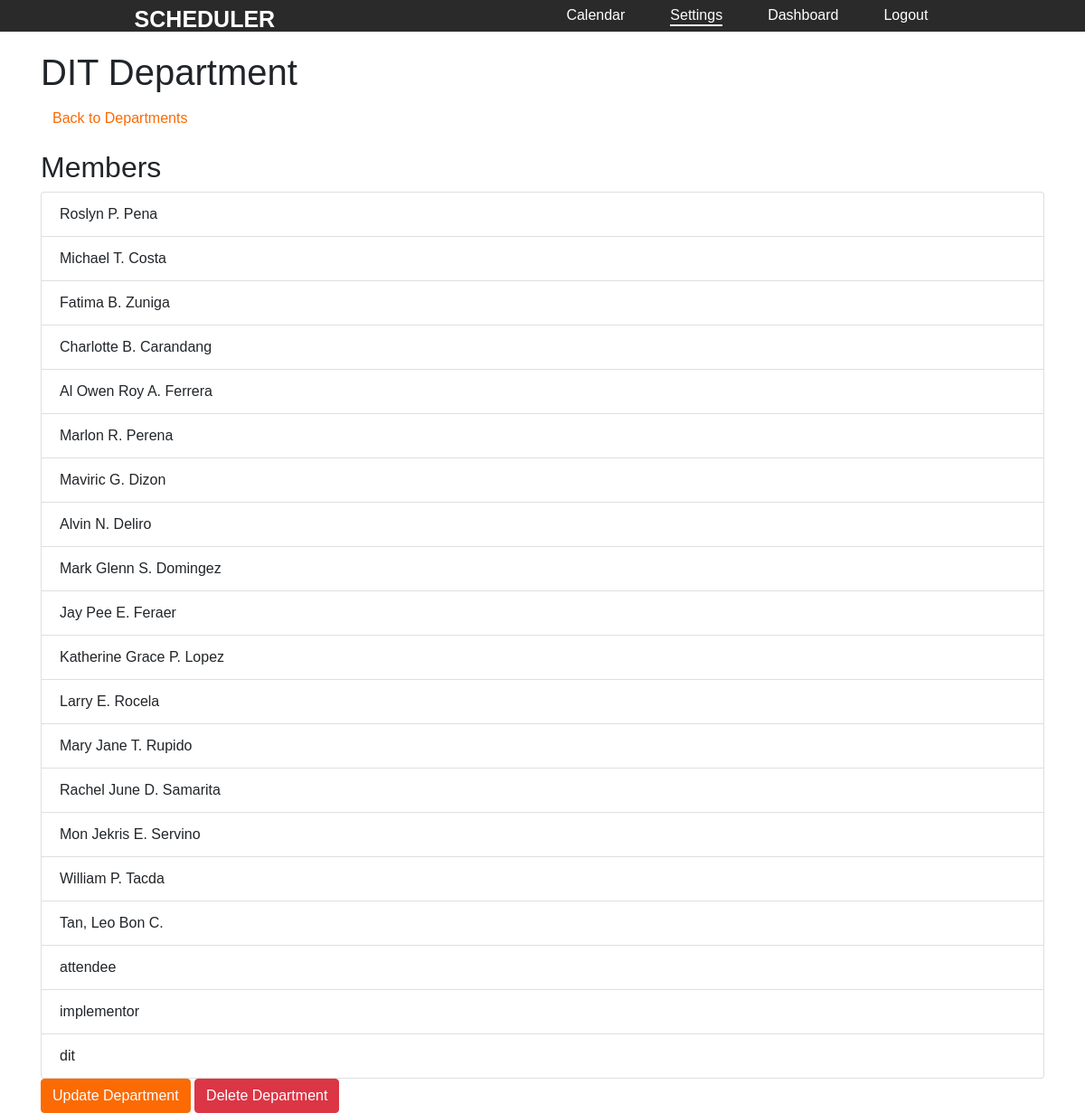
The app's page /CAPSTONE/PAGES/department.php?id=1 (signed in) with its own data.
### tables this page shows
CREATE TABLE `departments` (
  `id` int(11) NOT NULL,
  `name` varchar(255) NOT NULL,
  `full` varchar(255) NOT NULL
);

CREATE TABLE `user_form` (
  `id` int(255) NOT NULL,
  `nickname` varchar(255) NOT NULL,
  `name` varchar(255) NOT NULL,
  `user_email` varchar(255) NOT NULL,
  `position` varchar(255) NOT NULL,
  `position_type` varchar(255) NOT NULL,
  `password` varchar(255) NOT NULL,
  `user_type` varchar(255) NOT NULL DEFAULT '''Attendee'', ''Implementor'', ''Admin''',
  `department` varchar(255) NOT NULL DEFAULT 'DIT',
  `image` varchar(50) NOT NULL,
  `status` tinyint(1) NOT NULL,
  `reset_token_hash` varchar(64) DEFAULT NULL,
  `reset_token_expires_at` datetime DEFAULT NULL
);

### CAPSTONE/PAGES/department.php (the view, shortened to what this page needs)
<?php
$department_id = $_GET['id'];
include 'config.php';
$sql = "SELECT name FROM departments WHERE id = ?";
$stmt = $conn->prepare($sql);
$stmt->bind_param("i", $department_id);
$stmt->execute();
$department_result = $stmt->get_result();
$department = $department_result->fetch_assoc();
$sql = "SELECT u.id, u.name
        FROM user_form u
        JOIN departments d ON u.department = d.name
        WHERE d.id = ?";
$stmt = $conn->prepare($sql);
$stmt->bind_param("i", $department_id);
$stmt->execute();
$members_result = $stmt->get_result();
?>
<!DOCTYPE html>
<html>
<head>
    <link rel="stylesheet" href="css/font_1.css">
    <link rel="stylesheet" href="css/style.css">
    <link rel="stylesheet" href="practices/style.css">
    <link href="javascript/bootstrap.min.css" rel="stylesheet">
</head>
<body>
        <div class="wrapper">
            <nav class="nav">
                <div class="nav-logo" style="margin-top: 3px;">
                    <p>SCHEDULER</p>
                </div>
                <div class="nav-menu" id="navMenu">
                    <ul>
                        <li><a href="admin_calendar.php" class="link">Calendar</a></li>
                        <li><div class="dropdown">
                            <a href="#" class="link active" onclick="toggleDropdown()">Settings</a>
                        </div></li>
                        <li><a href="admin_dashboard.php" class="link">Dashboard</a></li>
                        <li><a href="logout.php" class="link" onclick="return confirm('Are you sure you want to logout?');">Logout</a></li>
                    </ul>
                </div>
            </nav>
        </div>
    <div class="container">
        <h1 class="mt-4"><?php echo $department['name']; ?> Department</h1>
        <a href="view_department.php" class="btn btn-link mb-3" style="color: #FC6A03;">Back to Departments</a>
        <h2>Members</h2>
        <ul class="list-group">
            <?php
            if ($members_result->num_rows > 0) {
                while($row = $members_result->fetch_assoc()) {
                    echo '<li class="list-group-item">' . $row["name"] . '</li>';
                }
            } else {
                echo '<li class="list-group-item">No members found.</li>';
            }
            ?>
        </ul>
        <?php
        if ($_SESSION['user_type'] === 'Admin') {
        ?>
        <div>
            <a href="update_department.php?id=<?php echo $department_id; ?>" class="btn btn-primary">Update Department</a>
            <a href="delete_department.php?id=<?php echo $department_id; ?>" class="btn btn-danger" onclick="return confirm('Are you sure you want to delete this department and all associated members?')">Delete Department</a>
        </div>
        <?php } ?>
    </div>
</body>
</html>

### CAPSTONE/PAGES/css/style.css (style rules this page uses)
* { font-family: 'Poppins', sans-serif; margin: 0; padding: 0; box-sizing: border-box; }
:root { --main-color: #22BAA0; --color-dark: #34425A; --text-grey: #B0B0B0; }

### CAPSTONE/PAGES/practices/style.css (style rules this page uses)
* { margin: 0; padding: 0; box-sizing: border-box; font-family: 'Poppins', sans-serif; }
body { background: #f2f2f2; min-height: 100vh; }
.dropdown { position: relative; display: inline-block; }
.wrapper { display: flex; justify-content: center; align-items: center; min-height: 4vh; }
.nav { position: fixed; top: 0; display: flex; justify-content: space-around; width: 100%; height: 35px; background: #2a2a2a; z-index: 100; }
.nav-logo p { color: white; font-size: 25px; font-weight: 600; }
.nav-menu ul { display: flex; margin-top: 5px; }
.nav-menu ul li { list-style-type: none; }
.nav-menu ul li .link { text-decoration: none; font-weight: 500; color: #fff; padding-bottom: 2px; margin: 0 25px; }
.link:hover, .active { border-bottom: 2px solid #fff; }

### records on screen
departments: name "DIT"
user_form: name "Roslyn P. Pena"
user_form: name "Michael T. Costa"
user_form: name "Fatima B. Zuniga"
user_form: name "Charlotte B. Carandang"
user_form: name "Al Owen Roy A. Ferrera"
user_form: name "Marlon R. Perena"
user_form: name "Maviric G. Dizon"
user_form: name "Alvin N. Deliro"
user_form: name "Mark Glenn S. Domingez"
user_form: name "Jay Pee E. Feraer"
user_form: name "Katherine Grace P. Lopez"
user_form: name "Larry E. Rocela"
user_form: name "Mary Jane T. Rupido"
user_form: name "Rachel June D. Samarita"
user_form: name "Mon Jekris E. Servino"
user_form: name "William P. Tacda"
user_form: name "Tan, Leo Bon C."
user_form: name "attendee"
user_form: name "implementor"
user_form: name "dit"
